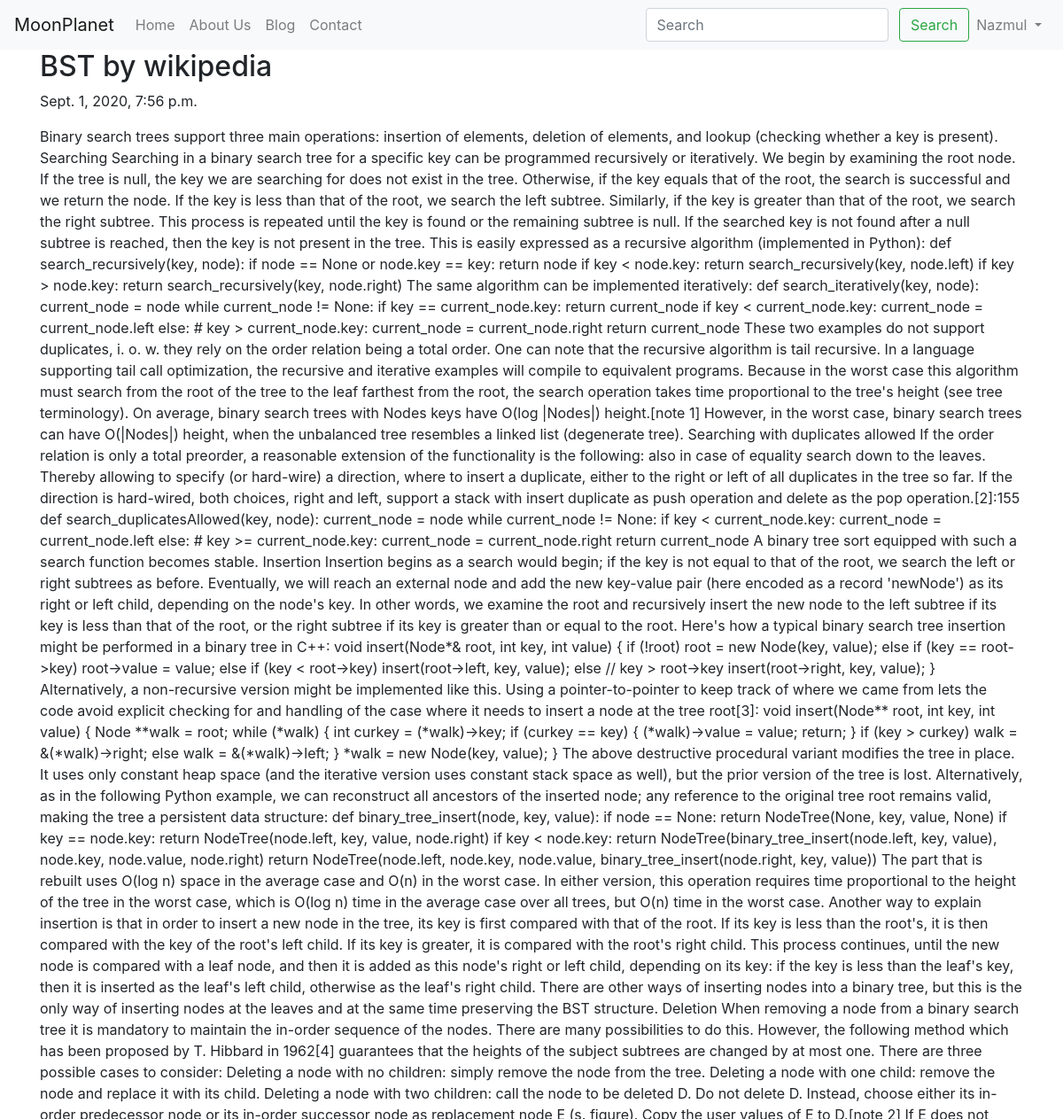
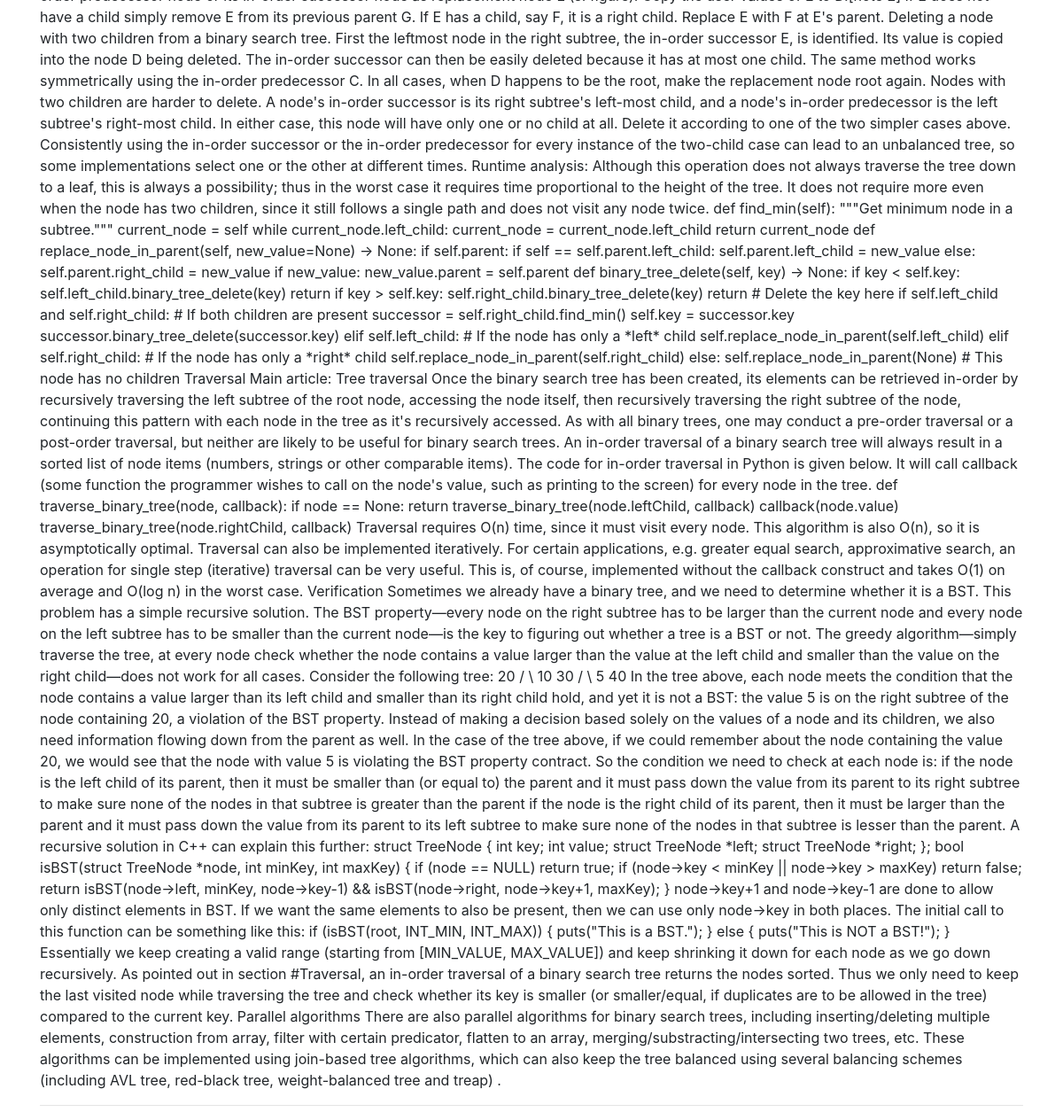
The app's page /blog/BST-wikipedia (signed in) with its own data (2 pictures, top to bottom).
### blog/models.py (models this page shows, shortened)
class Post(models.Model):
	sno=models.AutoField(primary_key=True)
	title=models.CharField(max_length=250,blank=False)
	content=models.TextField()
	author= models.CharField(max_length=50, blank=False)
	slug = models.CharField(max_length=250,blank=False)
	timeStamp=models.DateTimeField(auto_now=False, auto_now_add=True,blank=False)

### blog/views.py (the view)
# urls.py: path('<str:slug>',views.blogPost,name='blogPost'),
def blogPost(request, slug):
	post=Post.objects.filter(slug=slug).first()
	context={'mypost':post}
	return render(request,'blog/blogPost.html',context)

### templates/blog/blogPost.html (shortened to what this page needs)
{%extends 'base.html'%}
{%block body%}
<div class="container">
	<h2 class="blog-post-title">{{mypost.title}} by {{mypost.author}}</h2>
	<p class="blog-post-meta">{{mypost.timeStamp}}</p>
	<p>{{mypost.content}}</p>
	<hr>
</div>
{%endblock%}

### templates/base.html (shortened to what this page needs)
<!doctype html>
<html lang="en">
  <head>
    <link rel="stylesheet" href="https://stackpath.bootstrapcdn.com/bootstrap/4.5.2/css/bootstrap.min.css">
  </head>
  <body>
    <nav class="navbar navbar-expand-lg navbar-light bg-light">
  <a class="navbar-brand" href="/">MoonPlanet</a>
  <div class="collapse navbar-collapse" id="navbarSupportedContent">
    <ul class="navbar-nav mr-auto">
      <li class="nav-item {%block homeactive%}{%endblock homeactive%}">
        <a class="nav-link" href="/">Home <span class="sr-only">(current)</span></a>
      </li>
      <li class="nav-item {%block aboutactive%}{%endblock aboutactive%}">
        <a class="nav-link" href="/about">About Us</a>
      </li>
	<li class="nav-item {%block blogactive%}{%endblock blogactive%}">
        <a class="nav-link" href="/blog">Blog</a>
      </li>
      <li class="nav-item {%block contactactive%}{%endblock contactactive%}">
        <a class="nav-link" href="/contact">Contact</a>
      </li>
    </ul>
<div class="ml-auto form-inline">
    <form method="get" action="/search" class="my-2 my-lg-0">
      <input class="form-control mr-sm-2" type="search" placeholder="Search" aria-label="Search" name="query" id="querys">
      <button class="btn btn-outline-success my-2 my-sm-0" type="submit">Search</button>
    </form>
{% if user.is_authenticated %}
<ul class="navbar-nav">
<li class="nav-item dropdown">
        <a class="nav-link dropdown-toggle" href="#" id="navbarDropdown" role="button" data-toggle="dropdown" aria-haspopup="true" aria-expanded="false">
          {{request.user}}
        </a>
      </li>
</ul>
{% endif %}
  </div>
</div>
</nav>
{% block body %} {% endblock %}
  </body>
</html>

### records on screen
Post: title "BST", author "wikipedia", timeStamp "Sept. 1, 2020, 7:56 p.m.", content "Binary search trees support three main operations: insertion of elements, deletion of elements, and lookup (checking whether a key is present). Searching Searching in a binary search tree for a specific key can be programmed recursively or iteratively. We begin by examining the root node. If the tree is null, the key we are searching for does not exist in the tree. Otherwise, if the key equals that of the root, the search is successful and we return the node. If the key is less than that of the root, we search the left subtree. Similarly, if the key is greater than that of the root, we search the right subtree. This process is repeated until the key is found or the remaining subtree is…"

### other values on screen
{{ request.user }} "Nazmul"
